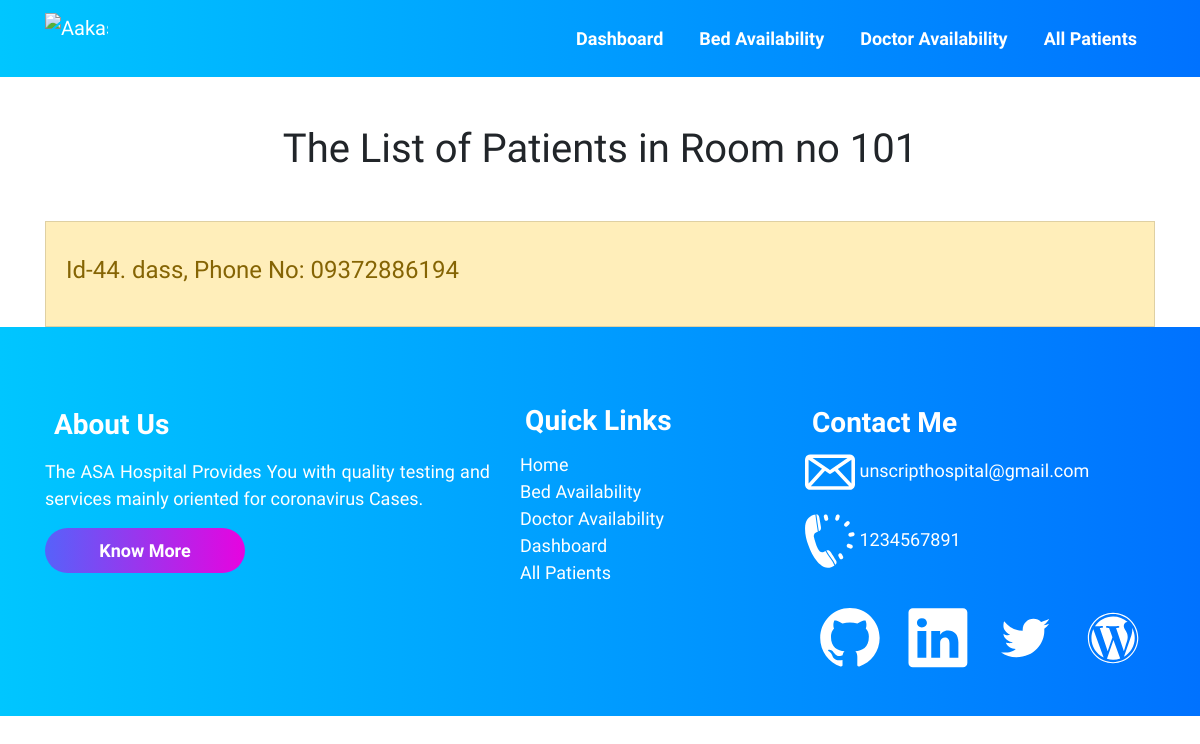
/bed-for-patient/43/, run on an earlier commit of the app's database.
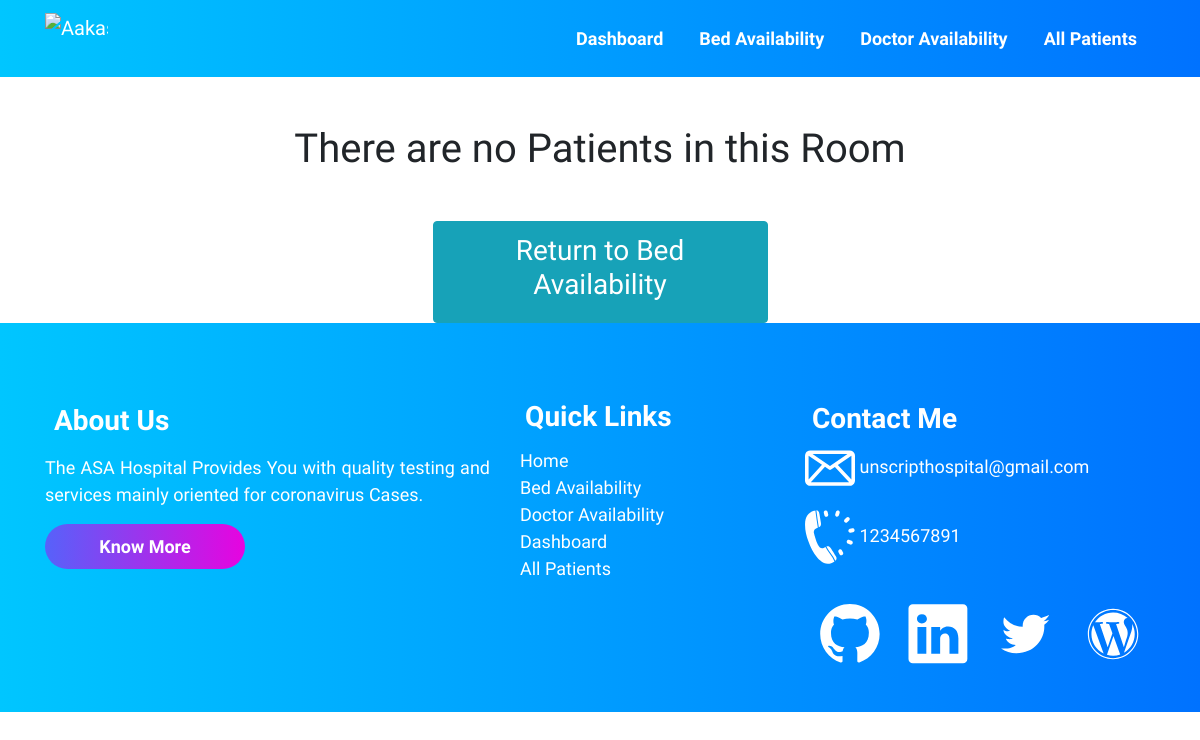
And on a later commit of the database.
### accounts/models.py (models this page shows, shortened)
class Patient (models.Model):
    patient_id = models.AutoField(primary_key=True)
    name = models.CharField(max_length=100)
    age = models.IntegerField()
    GENDERS = (
        (u'M', u'Male'),
        (u'F', u'Female'),
        (u'T', u'Transgender'),
        (u'O', u'Others'),
    )
    gender = models.CharField(max_length=2, null=True,
                              choices=GENDERS, default='M')
    phone = models.CharField(max_length=13)
    address = models.TextField(max_length=100)
    email_id = models.EmailField(max_length=254)
    date_admitted = models.DateField(auto_now=False, auto_now_add=False)
    oxygen_level = models.IntegerField(default=90)
    temperature = models.IntegerField(default=97)
    decreased = models.BooleanField(default=False)
    recovered = models.BooleanField(default=False)
    doctor = models.ForeignKey(Doctor, on_delete=models.CASCADE, default="")
    covid_test_result = models.ForeignKey(
        Result, on_delete=models.CASCADE, default="")
    room_no_and_bed_no = models.ForeignKey(
        Room, on_delete=models.CASCADE, default="")

class Room (models.Model):
    floor_no = models.IntegerField(default=0)
    room_no = models.CharField(default="", max_length=500)
    ventilator = models.BooleanField(default=False)
    occupied = models.BooleanField(default=False)
    def __str__(self):
        return self.room_no

### accounts/views.py (the view)
def bedforpatient(request, bedno):
    print(bedno)
    print(type(bedno))
    patients = Patient.objects.filter(room_no_and_bed_no=bedno)
    try:
        empty = False
        context = {
            'patients': patients,
            'first_patient': patients[0],
            'empty': empty,
        }
    except:
        empty = True
        context = {
            'patients': patients,
            'empty': empty,
        }
    return render(request, 'patientsfrombedavailability.html', context)

### templates/patientsfrombedavailability.html (shortened to what this page needs)
{% extends 'innerbase.html' %}
{% load static %}
{% block body %}
{% if empty %}
<div class="container">
    <h1 class="text-center m-5">
        There are no Patients in this Room
    </h1>
    <div class="text-center">
        <a href="/bedavailability/">
            <button class="btn btn-info">
                <h3>Return to Bed Availability</h3>
            </button>
        </a>
    </div>
</div>
{% else %}
<div class="container">
    <h1 class="text-center m-5">The List of Patients in Room no
        {{first_patient.room_no_and_bed_no}}
    </h1>
    <ul class="list-group">
        {% for patient in patients %}
        <a href="/patients/{{patient.patient_id}}" style="text-decoration: none;">
            <li
                class="list-group-item list-group-item-action {% if patient.room_no_and_bed_no.occupied %} list-group-item-warning  {% endif %} {% if patient.room_no_and_bed_no.ventilator %} list-group-item-danger {% endif %}">
                <h4>Id-{{patient.patient_id}}. {{patient.name}}, Phone No: {{patient.phone}}</h4>
            </li>
        </a>
        {% endfor %}
    </ul>
</div>
{% endif %}
{% endblock %}

What changed in the data, as far as the page shows it:
removed Patient: room_no_and_bed_no "101", patient_id "44", name "dass", phone "09372886194"
Also different on the page:
text no longer shown: "The List of Patients in Room no"
text now shown: "There are no Patients in this Room Return to Bed Availability"
